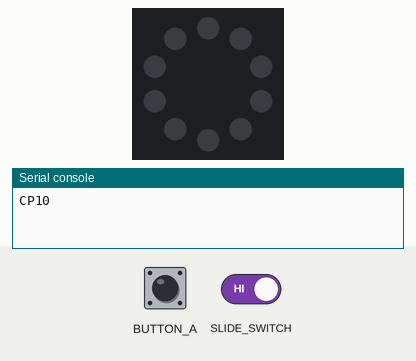
Recording of a program running on a simulated Circuit Playground running CircuitPython. Shown: the board's ring of 10 RGB LEDs (number 0 left of the top, counting anticlockwise), the last lines printed to the serial console. The test bench sets the inputs (shaded band). Dim RGB values are drawn brighter than linear; random numbers come from a fixed seed; USB keyboard and mouse output is not drawn.

Above: at 1.2 s.
1.3 s: button A pressed for 0.15 s
4.4 s: BUTTON_A (button A) driven HIGH and SLIDE_SWITCH (slide switch) driven LOW
At 5.7 s:
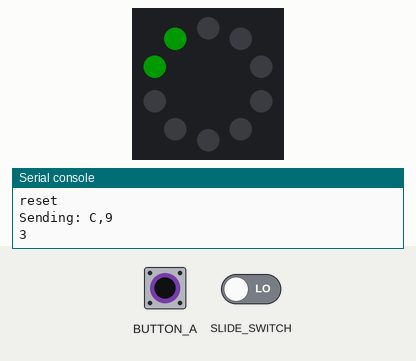
At 7.2 s:
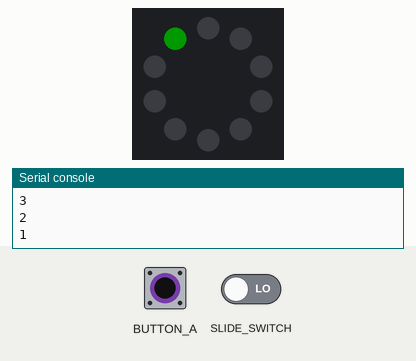
Timing chart, 0 to 8.7 s (numbered marks = the images above; inputs shaded):
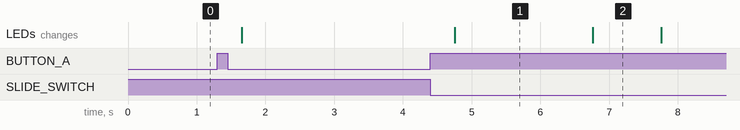

The program:

jonaskod.py
```python
from adafruit_circuitplayground import cp
from random import randint
from adafruit_hid.keyboard import Keyboard
from adafruit_hid.keycode import Keycode

import usb_hid
import board
import busio
import time
import random

# KBD
kbd = Keyboard(usb_hid.devices)

# Colours
red = (25, 0, 0)
green = (0, 25, 0)
black = (0, 0, 0)

# Counters
countdown = 3
LifeCounter = 5

# Variables
WakingUp = False
RedLight_On = False

# Track whether key has been pressed
one_key_pressed = False
three_key_pressed = False

uart = busio.UART(board.TX, board.RX, baudrate=115200)
delimiter = ","

# THIS IS CODE FOR CP10, MAIN UNIT
print("CP10")


def reset():
    print("reset")
    global countdown, three_key_pressed
    countdown = 3
    cp.pixels.fill(black)
    wait = random.randint(2, 5)
    time.sleep(wait)
    three_key_pressed = False


def send_message(char, msg):
    global delimiter
    data = char + delimiter + msg
    uart.write(data.encode("utf-8"))
    print("Sending:", data)
    time.sleep(0.1)


def press_key(key):
    if cp.switch:
        kbd.send(key)
        time.sleep(0.1)


def light_up_pixels(color, duration):
    cp.pixels.fill(color)
    time.sleep(duration)
    cp.pixels.fill(black)
    time.sleep(1)


def get_parts():
    received_data = uart.readline()
    if received_data:
        decoded_data = received_data.decode("utf-8").strip()
        return decoded_data.split(",")
    return []


def start_countdown():
    global countdown
    while countdown >= 0:
        if countdown == 3:
            press_key(Keycode.TWO)
            # Sending info
            send_message("C", str(randint(0, 9)))
        else:
            cp.pixels[countdown] = black
        for i in range(countdown - 1):
            cp.pixels[i] = green
        print(countdown)
        countdown -= 1
        time.sleep(1)
    cp.pixels.fill(black)


def game_over():
    press_key(Keycode.FIVE)
    cp.pixels.fill(red)
    time.sleep(10)
    press_key(Keycode.ZERO)


def shake():
    global LifeCounter
    # Sending info
    send_message("P", str(randint(0, 9)))
    # Light Up Pixels
    light_up_pixels(red, 1)
    # time.sleep(4)
    LifeCounter -= 1


# Flag to track whether the game is active
game_active = False
shaken = False

while True:

    if cp.button_a and not game_active:
        press_key(Keycode.ZERO)
        game_active = True
        print("Game Start!")
        press_key(Keycode.A)  # Press the "A" key at the start of the game
        # time.sleep(18)
        countdown = 3
        LifeCounter = 5

    if game_active:

        press_key(Keycode.ONE)

        reset()  # Call the reset function at the start of each loop iteration

        start_countdown()
        timer_start = time.monotonic()
        print("START TIMER")

        while time.monotonic() - timer_start < 5:
            print("READY TO SHAKE")

            if three_key_pressed is False:  # Check if "3" key hasn't been pressed
                press_key(Keycode.THREE)
                three_key_pressed = True  # Set the flag to indicate it has been pressed
                send_message("S", str(randint(0, 9)))

            if cp.shake(10):
                shake()
                press_key(Keycode.FOUR)  # Video
                time.sleep(4)

        if uart.in_waiting:
            parts = get_parts()

            for part in parts:
                print("Received:", part)
                if part == "W":
                    cp.pixels.fill(green)
                    time.sleep(10)
                    break
                if part == "P":
                    cp.pixels.fill(red)
                    time.sleep(1)

        # print("Lives left:", LifeCounter)

        if LifeCounter <= 0:
            game_over()
            break

    time.sleep(0.1)# Write your code here :-)
```

Measured:
- what the display in image 1 shows lasts 2.0 s, from 4.8 s to 6.8 s
